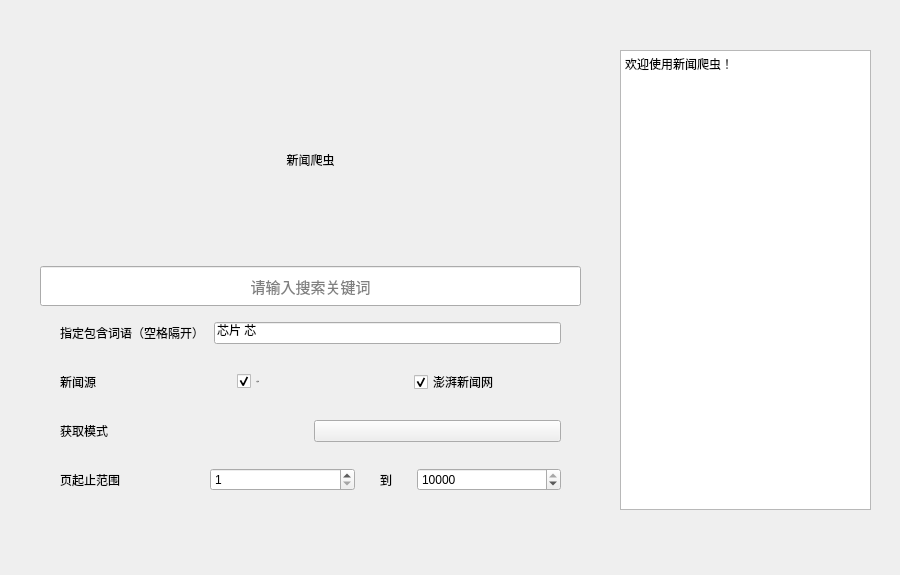
<?xml version="1.0" encoding="UTF-8"?>
<ui version="4.0">
 <class>CrawlerInterface</class>
 <widget class="QWidget" name="CrawlerInterface">
  <property name="geometry">
   <rect>
    <x>0</x>
    <y>0</y>
    <width>900</width>
    <height>575</height>
   </rect>
  </property>
  <property name="windowTitle">
   <string>Form</string>
  </property>
  <widget class="CardWidget" name="CrawlerCard">
   <property name="geometry">
    <rect>
     <x>30</x>
     <y>50</y>
     <width>560</width>
     <height>460</height>
    </rect>
   </property>
   <widget class="QWidget" name="verticalLayoutWidget">
    <property name="geometry">
     <rect>
      <x>10</x>
      <y>10</y>
      <width>541</width>
      <height>441</height>
     </rect>
    </property>
    <layout class="QVBoxLayout" name="verticalLayout">
     <item>
      <spacer name="verticalSpacer_3">
       <property name="orientation">
        <enum>Qt::Vertical</enum>
       </property>
       <property name="sizeHint" stdset="0">
        <size>
         <width>20</width>
         <height>40</height>
        </size>
       </property>
      </spacer>
     </item>
     <item>
      <widget class="TitleLabel" name="TitleLabel">
       <property name="text">
        <string>新闻爬虫</string>
       </property>
       <property name="alignment">
        <set>Qt::AlignCenter</set>
       </property>
      </widget>
     </item>
     <item>
      <spacer name="verticalSpacer">
       <property name="orientation">
        <enum>Qt::Vertical</enum>
       </property>
       <property name="sizeHint" stdset="0">
        <size>
         <width>20</width>
         <height>40</height>
        </size>
       </property>
      </spacer>
     </item>
     <item>
      <widget class="SearchLineEdit" name="SearchLineEdit">
       <property name="sizePolicy">
        <sizepolicy hsizetype="Preferred" vsizetype="Preferred">
         <horstretch>0</horstretch>
         <verstretch>0</verstretch>
        </sizepolicy>
       </property>
       <property name="minimumSize">
        <size>
         <width>0</width>
         <height>40</height>
        </size>
       </property>
       <property name="maximumSize">
        <size>
         <width>16777215</width>
         <height>40</height>
        </size>
       </property>
       <property name="font">
        <font>
         <family>微软雅黑</family>
         <pointsize>11</pointsize>
         <weight>50</weight>
         <bold>false</bold>
        </font>
       </property>
       <property name="toolTip">
        <string/>
       </property>
       <property name="statusTip">
        <string/>
       </property>
       <property name="inputMask">
        <string/>
       </property>
       <property name="alignment">
        <set>Qt::AlignCenter</set>
       </property>
       <property name="placeholderText">
        <string>请输入搜索关键词</string>
       </property>
      </widget>
     </item>
     <item>
      <layout class="QHBoxLayout" name="horizontalLayout_3">
       <property name="spacing">
        <number>10</number>
       </property>
       <property name="leftMargin">
        <number>20</number>
       </property>
       <property name="topMargin">
        <number>10</number>
       </property>
       <property name="rightMargin">
        <number>20</number>
       </property>
       <property name="bottomMargin">
        <number>10</number>
       </property>
       <item>
        <widget class="BodyLabel" name="containLabel">
         <property name="toolTip">
          <string>&lt;html&gt;&lt;head/&gt;&lt;body&gt;&lt;p&gt;如果新闻标题或内容没有输入框内的词语，则不会获取&lt;/p&gt;&lt;/body&gt;&lt;/html&gt;</string>
         </property>
         <property name="text">
          <string>指定包含词语（空格隔开）</string>
         </property>
        </widget>
       </item>
       <item>
        <widget class="LineEdit" name="containLineEdit">
         <property name="text">
          <string>芯片 芯</string>
         </property>
        </widget>
       </item>
      </layout>
     </item>
     <item>
      <layout class="QHBoxLayout" name="horizontalLayout">
       <property name="spacing">
        <number>30</number>
       </property>
       <property name="leftMargin">
        <number>20</number>
       </property>
       <property name="topMargin">
        <number>10</number>
       </property>
       <property name="rightMargin">
        <number>20</number>
       </property>
       <property name="bottomMargin">
        <number>10</number>
       </property>
       <item>
        <widget class="BodyLabel" name="sourceLabel">
         <property name="text">
          <string>新闻源</string>
         </property>
         <property name="alignment">
          <set>Qt::AlignLeading|Qt::AlignLeft|Qt::AlignVCenter</set>
         </property>
        </widget>
       </item>
       <item>
        <widget class="CheckBox" name="peopleCheckBox">
         <property name="font">
          <font>
           <family>Segoe UI</family>
           <pointsize>-1</pointsize>
           <weight>50</weight>
           <italic>false</italic>
           <bold>false</bold>
          </font>
         </property>
         <property name="text">
          <string>人民网</string>
         </property>
         <property name="checkable">
          <bool>true</bool>
         </property>
         <property name="checked">
          <bool>true</bool>
         </property>
        </widget>
       </item>
       <item>
        <widget class="CheckBox" name="thepaperCheckBox">
         <property name="text">
          <string>澎湃新闻网</string>
         </property>
         <property name="checked">
          <bool>true</bool>
         </property>
         <property name="tristate">
          <bool>false</bool>
         </property>
        </widget>
       </item>
      </layout>
     </item>
     <item>
      <layout class="QHBoxLayout" name="horizontalLayout_2">
       <property name="leftMargin">
        <number>20</number>
       </property>
       <property name="topMargin">
        <number>10</number>
       </property>
       <property name="rightMargin">
        <number>20</number>
       </property>
       <property name="bottomMargin">
        <number>10</number>
       </property>
       <item>
        <widget class="BodyLabel" name="modeLabel">
         <property name="toolTip">
          <string>&lt;html&gt;&lt;head/&gt;&lt;body&gt;&lt;p&gt;&lt;br/&gt;&lt;/p&gt;&lt;/body&gt;&lt;/html&gt;</string>
         </property>
         <property name="text">
          <string>获取模式</string>
         </property>
        </widget>
       </item>
       <item>
        <widget class="ComboBox" name="modeComboBox"/>
       </item>
      </layout>
     </item>
     <item>
      <layout class="QHBoxLayout" name="horizontalLayout_4">
       <property name="spacing">
        <number>6</number>
       </property>
       <property name="leftMargin">
        <number>20</number>
       </property>
       <property name="topMargin">
        <number>10</number>
       </property>
       <property name="rightMargin">
        <number>20</number>
       </property>
       <property name="bottomMargin">
        <number>10</number>
       </property>
       <item>
        <widget class="BodyLabel" name="rangeLabel">
         <property name="toolTip">
          <string>&lt;html&gt;&lt;head/&gt;&lt;body&gt;&lt;p&gt;搜索页面的起止范围，上限为10000。&lt;/p&gt;&lt;p&gt;注意：如果选择获取文章内容，此处设置的终止范围将不起作用，默认为到最后一篇（最多10000）。&lt;/p&gt;&lt;/body&gt;&lt;/html&gt;</string>
         </property>
         <property name="whatsThis">
          <string>&lt;html&gt;&lt;head/&gt;&lt;body&gt;&lt;p&gt;&lt;br/&gt;&lt;/p&gt;&lt;/body&gt;&lt;/html&gt;</string>
         </property>
         <property name="text">
          <string>页起止范围</string>
         </property>
        </widget>
       </item>
       <item>
        <widget class="SpinBox" name="startSpinBox">
         <property name="minimum">
          <number>1</number>
         </property>
         <property name="maximum">
          <number>9999</number>
         </property>
        </widget>
       </item>
       <item>
        <widget class="BodyLabel" name="rangeLabel_2">
         <property name="minimumSize">
          <size>
           <width>50</width>
           <height>0</height>
          </size>
         </property>
         <property name="maximumSize">
          <size>
           <width>50</width>
           <height>16777215</height>
          </size>
         </property>
         <property name="text">
          <string>到</string>
         </property>
         <property name="alignment">
          <set>Qt::AlignCenter</set>
         </property>
        </widget>
       </item>
       <item>
        <widget class="SpinBox" name="endSpinBox">
         <property name="minimum">
          <number>1</number>
         </property>
         <property name="maximum">
          <number>10000</number>
         </property>
         <property name="value">
          <number>10000</number>
         </property>
        </widget>
       </item>
      </layout>
     </item>
    </layout>
   </widget>
  </widget>
  <widget class="PlainTextEdit" name="logPlainTextEdit">
   <property name="geometry">
    <rect>
     <x>620</x>
     <y>50</y>
     <width>251</width>
     <height>460</height>
    </rect>
   </property>
   <property name="readOnly">
    <bool>true</bool>
   </property>
   <property name="plainText">
    <string>欢迎使用新闻爬虫！</string>
   </property>
   <property name="backgroundVisible">
    <bool>false</bool>
   </property>
   <property name="centerOnScroll">
    <bool>false</bool>
   </property>
  </widget>
 </widget>
 <customwidgets>
  <customwidget>
   <class>CheckBox</class>
   <extends>QCheckBox</extends>
   <header>qfluentwidgets</header>
  </customwidget>
  <customwidget>
   <class>ComboBox</class>
   <extends>QPushButton</extends>
   <header>qfluentwidgets</header>
  </customwidget>
  <customwidget>
   <class>CardWidget</class>
   <extends>QFrame</extends>
   <header>qfluentwidgets</header>
   <container>1</container>
  </customwidget>
  <customwidget>
   <class>BodyLabel</class>
   <extends>QLabel</extends>
   <header>qfluentwidgets</header>
  </customwidget>
  <customwidget>
   <class>TitleLabel</class>
   <extends>QLabel</extends>
   <header>qfluentwidgets</header>
  </customwidget>
  <customwidget>
   <class>LineEdit</class>
   <extends>QLineEdit</extends>
   <header>qfluentwidgets</header>
  </customwidget>
  <customwidget>
   <class>SearchLineEdit</class>
   <extends>LineEdit</extends>
   <header>qfluentwidgets</header>
  </customwidget>
  <customwidget>
   <class>PlainTextEdit</class>
   <extends>QPlainTextEdit</extends>
   <header>qfluentwidgets</header>
  </customwidget>
  <customwidget>
   <class>SpinBox</class>
   <extends>QSpinBox</extends>
   <header>qfluentwidgets</header>
  </customwidget>
 </customwidgets>
 <resources/>
 <connections/>
</ui>
